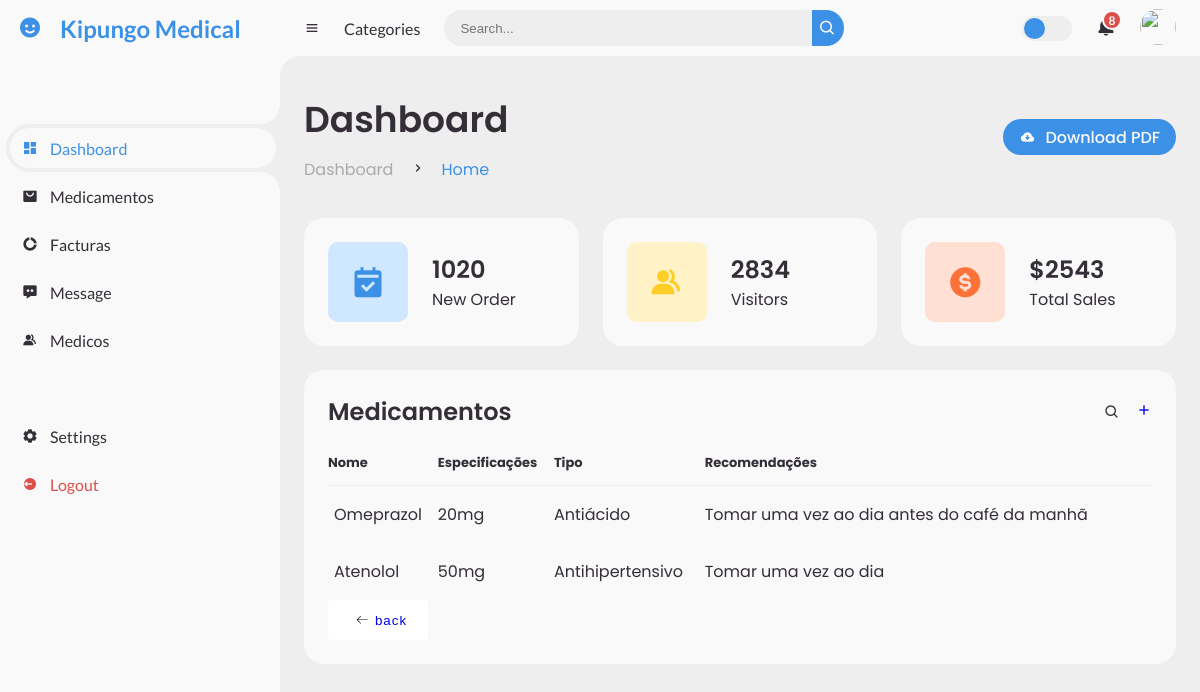
The page /medicamento-list/?page=3 on the database its author committed.
### home/models.py (models this page shows, shortened)
class Medicamento(models.Model):
    nome=models.CharField(max_length=255,blank=False,null=False)
    especificacoes=models.TextField()
    recomendacoes=models.TextField()
    tipo=models.CharField(max_length=120)
    horario=models.CharField(max_length=255)

### home/views.py (the view)
# urls.py: path('medicamento-list/', medicamentolist, name='medicamento-list'),
def medicamentolist(request):
    medicamento_paginator=Paginator(Medicamento.objects.all(),4)
    page_num=request.GET.get('page')
    page=medicamento_paginator.get_page(page_num)
    context={
        'page':page,
        'medicamentos':Medicamento.objects.all(),
    }
    return render(request,'home/medicamentos_list.html',context)

### templates/home/medicamentos_list.html (shortened to what this page needs)
{% load static %}
<!DOCTYPE html>
<html lang="en">
<head>
	<link href='https://unpkg.com/boxicons@2.0.9/css/boxicons.min.css' rel='stylesheet'>
	<link rel="stylesheet" href="{% static 'css/style1.css' %}">
</head>
<body>
	<section id="sidebar">
		<a href="#" class="brand">
			<i class='bx bxs-smile'></i>
			<span class="text">Kipungo Medical</span>
		</a>
		<ul class="side-menu top">
			<li class="active">
				<a href="{% url 'paciente-list' %}">
					<i class='bx bxs-dashboard' ></i>
					<span class="text">Dashboard</span>
				</a>
			</li>
			<li>
				<a href="{% url 'medicamento-list' %}">
					<i class='bx bxs-shopping-bag-alt' ></i>
					<span class="text">Medicamentos</span>
				</a>
			</li>
			<li>
				<a href="{% url 'factura-list' %}">
					<i class='bx bxs-doughnut-chart' ></i>
					<span class="text">Facturas</span>
				</a>
			</li>
			<li>
				<a href="#">
					<i class='bx bxs-message-dots' ></i>
					<span class="text">Message</span>
				</a>
			</li>
			<li>
				<a href="{% url 'medico-list' %}">
					<i class='bx bxs-group' ></i>
					<span class="text">Medicos</span>
				</a>
			</li>
		</ul>
		<ul class="side-menu">
			<li>
				<a href="#">
					<i class='bx bxs-cog' ></i>
					<span class="text">Settings</span>
				</a>
			</li>
			<li>
				<a href="{% url 'logout' %}" class="logout">
					<i class='bx bxs-log-out-circle' ></i>
					<span class="text">Logout</span>
				</a>
			</li>
		</ul>
	</section>
	<section id="content">
		<nav>
			<i class='bx bx-menu' ></i>
			<a href="#" class="nav-link">Categories</a>
			<form action="#">
				<div class="form-input">
					<input type="search" placeholder="Search...">
					<button type="submit" class="search-btn"><i class='bx bx-search' ></i></button>
				</div>
			</form>
			<label for="switch-mode" class="switch-mode"></label>
			<a href="#" class="notification">
				<span class="num">8</span>
			</a>
			<a href="#" class="profile">
				<img src="img/people.png">
			</a>
		</nav>
		<main>
			<div class="head-title">
				<div class="left">
					<h1>Dashboard</h1>
					<ul class="breadcrumb">
						<li>
							<a href="#">Dashboard</a>
						</li>
						<li><i class='bx bx-chevron-right' ></i></li>
						<li>
							<a class="active" href="#">Home</a>
						</li>
					</ul>
				</div>
				<a href="#" class="btn-download">
					<i class='bx bxs-cloud-download' ></i>
					<span class="text">Download PDF</span>
				</a>
			</div>
			<ul class="box-info">
				<li>
					<i class='bx bxs-calendar-check' ></i>
					<span class="text">
						<h3>1020</h3>
						<p>New Order</p>
					</span>
				</li>
				<li>
					<i class='bx bxs-group' ></i>
					<span class="text">
						<h3>2834</h3>
						<p>Visitors</p>
					</span>
				</li>
				<li>
					<i class='bx bxs-dollar-circle' ></i>
					<span class="text">
						<h3>$2543</h3>
						<p>Total Sales</p>
					</span>
				</li>
			</ul>
			<div class="table-data">
				<div class="order">
					<div class="head">
						<h3>Medicamentos</h3>
						<i class='bx bx-search' ></i>
						<a href="{% url 'medicamento-create' %}"><i class='bx bx-plus' ></i></a>
					</div>
					<table>
						<thead>
							<tr>
								<th>Nome</th>
								<th>Especificações</th>
								<th>Tipo</th>
                                <th>Recomendações</th>
							</tr>
						</thead>
						<tbody>
							{% for medicamento in page.object_list %}
                            <tr>
								<td>{{medicamento.nome}}</td>
								<td>{{medicamento.especificacoes}}</td>
								<td>{{medicamento.tipo}}</td>
                                <td>{{medicamento.recomendacoes}}</td>
							</tr>
                            {% endfor %}
						</tbody>
					</table>
					{% if page.has_previous %}
					<button>
						<span>
							<a href="{% url 'medicamento-list'  %}?page={{page.previous_page_number}}"
							class="menu__link"><span>back</span>
							</a>
						</span>
					  </button>
                            {% endif %}
				</div>
			</div>
		</main>
	</section>
</body>
</html>

### rows shown on the page
Medicamento: nome "Omeprazol", especificacoes "20mg", tipo "Antiácido", recomendacoes "Tomar uma vez ao dia antes do café da manhã"
Medicamento: nome "Atenolol", especificacoes "50mg", tipo "Antihipertensivo", recomendacoes "Tomar uma vez ao dia"
